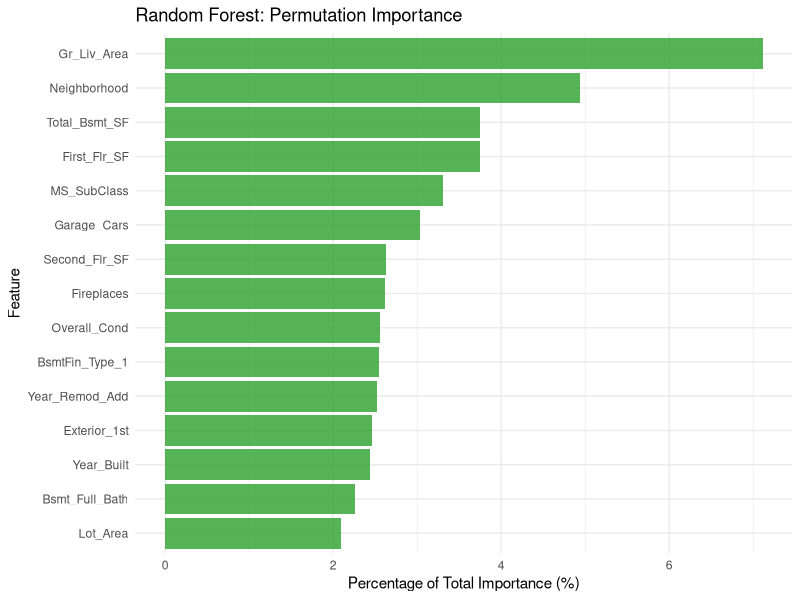

Write the R code that produced this figure.
library(randomForest)
library(tidyverse)
library(modeldata)

set.seed(42)

# Load Ames housing data
data(ames, package = "modeldata")

# Identify predictors
predictor_cols <- setdiff(names(ames), "Sale_Price")

# Random forest model (mtry = 31)
rf_model <- randomForest(Sale_Price ~ ., 
                         data = ames[, c(predictor_cols, "Sale_Price")],
                         ntree = 100,
                         mtry = 31,
                         importance = TRUE)

# Extract permutation importance (type = 1)
rf_importance <- importance(rf_model, type = 1)
colnames(rf_importance) <- "Importance"

# Convert to data frame and sort
rf_df <- data.frame(
  Feature = rownames(rf_importance),
  Importance = rf_importance[, 1]
) %>% arrange(desc(Importance))

# Remove features with zero or negative importance
rf_df <- rf_df %>% filter(Importance > 0)

# Convert to percentage of total
total_imp_rf <- sum(rf_df$Importance)
rf_df <- rf_df %>%
  mutate(Percentage_of_Total = (Importance / total_imp_rf) * 100)

# Print all features with importance (table)
print(rf_df %>% mutate(across(where(is.numeric), ~round(., 2))))

# Take top 15 for plotting
rf_top15 <- rf_df %>% head(15)

# Create bar plot
p <- ggplot(rf_top15, aes(x = reorder(Feature, Percentage_of_Total), y = Percentage_of_Total)) +
  geom_bar(stat = "identity", fill = "#2ca02c", alpha = 0.8) +
  coord_flip() +
  labs(title = "Random Forest: Permutation Importance", 
       x = "Feature", 
       y = "Percentage of Total Importance (%)") +
  theme_minimal()

# Display plot
print(p)
